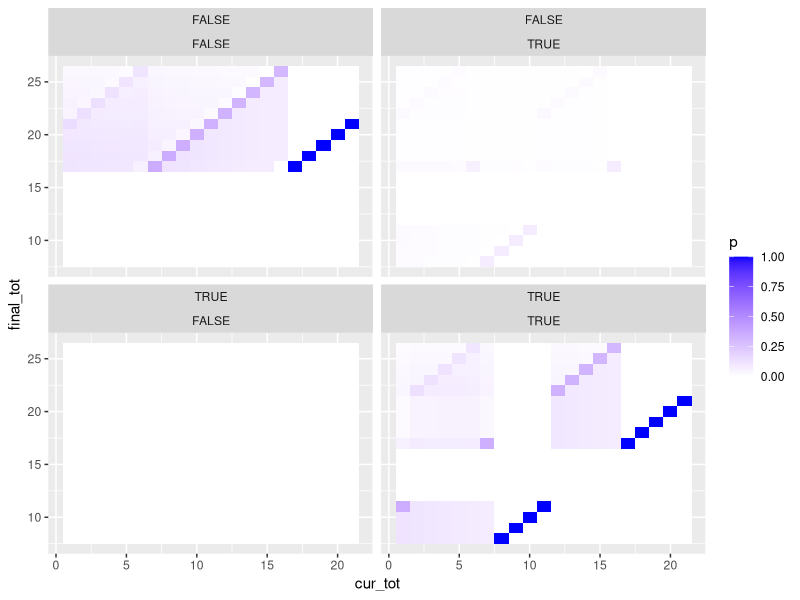
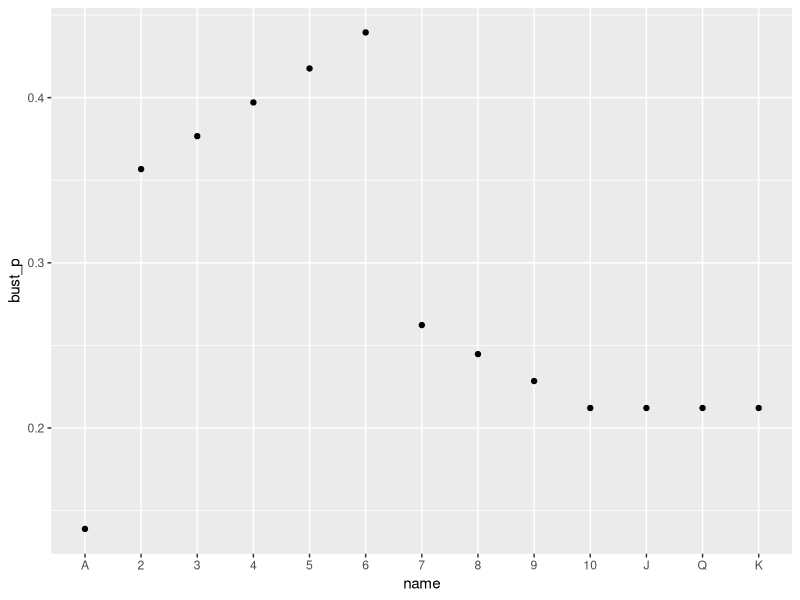

These charts were generated, in order, by the following R code:
##
##   Blackjack basic strategy calculator
##

require( "tidyverse")


##
##  Calculate the transition matrix for the dealer strategy
##  Here the dealer hits on soft 17
##

cards <- tibble( 
  value = c( 1,2,3,4,5,6,7,8,9,10,10,10,10),
  name  = c("A","2","3","4","5","6","7","8","9","10","J","Q","K"),
  csoft  = c( T, rep(F,12))
)

cards$name <- factor( cards$name, cards$name)

dealer <- expand_grid( cur_tot = 1:21, final_tot = 8:26, soft = c(F,T), final_soft = c(F,T), p= NA)  |> 
  mutate( final_p = ifelse( final_tot == cur_tot & final_soft == soft, 1, 0 ) ) |> 
  mutate( p = ifelse( final_tot < cur_tot, 0, p )) |> # impossible or hit
  mutate( p = ifelse( cur_tot >= 17, final_p, p )) |> #stand
  mutate( p = ifelse( soft & cur_tot >= 8 & cur_tot <= 11, final_p, p )) |> 
  select( -final_p )
  

# totals here are the "hard" totals, treating aces as 1

for( cur_tot_update in 16:1)
{
  one_card <- expand_grid( filter( dealer, cur_tot == !!cur_tot_update, is.na(p) ), cards) |> 
    select( -p ) |> 
    mutate( next_tot = cur_tot+value, next_soft = soft | csoft ) |> 
    mutate( final_p = ifelse( final_tot == next_tot & final_soft == next_soft, 1, 0 ) ) |> 
    left_join( dealer, by=join_by( next_tot == cur_tot, next_soft == soft, final_tot, final_soft )) |> 
    mutate( p = ifelse( next_tot > final_tot, 0, p)) |> 
    mutate( p = ifelse( next_tot > 21, final_p, p)) 
  
  dealer_update <- one_card |> group_by( cur_tot, final_tot, soft, final_soft ) |> 
    summarize( newp = mean( p), .groups =  "drop") 
  
  #  dealer_update |> print( n=100)
  
  dealer <- left_join( dealer, dealer_update, by=join_by(cur_tot, final_tot, soft, final_soft)) |> 
    mutate( p =coalesce(p,newp)) |> 
    select(-newp) 
  
}

# sanity check total probability

dealer |> group_by( soft, cur_tot ) |> 
  summarize( ss = sum(p)) |>  
  mutate( is1 = abs( ss-1 )<1e-6 ) |> 
  pull( is1 ) |> 
  all()


dealer <- dealer |> 
  mutate( 
      cur_soft_tot   = ifelse( soft & cur_tot <= 11, cur_tot+10, cur_tot),
      final_soft_tot = ifelse( final_soft & final_tot <= 11, final_tot+10, final_tot ) 
  )

upcard <- cards |> rename( soft=csoft, cur_tot= value) |> 
  left_join( dealer, relationship = "many-to-many" ) 

  
##
## Plot the transition matrix
##

ggplot( dealer, aes(cur_tot, final_tot,fill=p)) +
  geom_tile()+
  scale_fill_gradient(low="white", high="blue") +
  facet_wrap( soft ~final_soft)

## 
##  Calculate the bust probability given the card that's showing
##


bust_p <- upcard |> 
  filter( final_tot > 21 ) |> 
  group_by( name ) |> 
  summarise( bust_p = sum(p), cur_tot=last( cur_tot))


ggplot(bust_p, aes(name, bust_p)) + geom_point()

# overall bust probability

bust_p$bust_p |> mean()


# overall blackjack probability

upcard |> filter( final_soft_tot ==21)


upcard |> filter( cur_tot == 1 | cur_tot == 10, final_tot==11, final_soft) |> 
  pull( p ) |> 
  sum() /13
